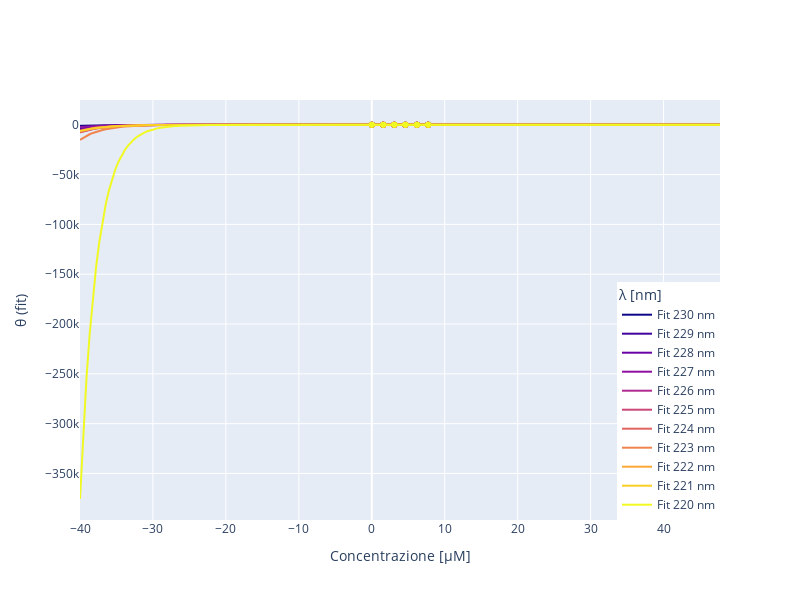

Notebook source saved alongside this figure:
### Code cell
fig = go.Figure()

C_plot = np.linspace(concentrazioni.min()-40, concentrazioni.max()+40, 200)

for idx, row in fit_df.iterrows():
    yN = spettro_ristretto.loc[0, row['λ']]
    yD = row['yD']
    A = row['A']
    Cmid = row['Cmid']
    θ_fit = sigmoid(C_plot, yN, yD, A, Cmid)
    # Fit line
    fig.add_trace(go.Scatter(
        x=C_plot,
        y=θ_fit,
        mode='lines',
        line=dict(color=colors[idx]),
        name=f"Fit {int(row['λ'])} nm"
    ))
    # Experimental points
    fig.add_trace(go.Scatter(
        x=spettro_ristretto['Concentrazione'],
        y=spettro_ristretto[row['λ']],
        mode='markers',
        marker=dict(color=colors[idx]),
        name=f"Exp {int(row['λ'])} nm",
        showlegend=False
    ))

fig.update_layout(
    xaxis_title='Concentrazione [μM]',
    yaxis_title='θ (fit)',
    legend_title='λ [nm]',
    height=600,
    width=800,
    legend=dict(
        x=1,
        y=0,
        xanchor='right',
        yanchor='bottom'
    )
)

fig.show()

### Figure 1 — Plotly figure (JSON) as saved in the notebook; plotly's stock layout.template omitted (floating-point values rounded to 4 significant figures; data arrays with more than 128 entries replaced by an {"elided": "..."} marker saying what was removed)
{"data": [{"line": {"color": "rgb(13, 8, 135)"}, "mode": "lines", "name": "Fit 230 nm", "type": "scatter", "x": {"elided": "200 float values"}, "y": {"elided": "200 float values"}}, {"marker": {"color": "rgb(13, 8, 135)"}, "mode": "markers", "name": "Exp 230 nm", "showlegend": false, "type": "scatter", "x": [0.0, 1.568, 3.085, 4.602, 6.188, 7.733], "y": [-0.00379, -0.001953, -0.0008888, -0.0005013, -0.000239, -0.0002368]}, {"line": {"color": "rgb(64, 3, 157)"}, "mode": "lines", "name": "Fit 229 nm", "type": "scatter", "x": {"elided": "200 float values"}, "y": {"elided": "200 float values"}}, {"marker": {"color": "rgb(64, 3, 157)"}, "mode": "markers", "name": "Exp 229 nm", "showlegend": false, "type": "scatter", "x": [0.0, 1.568, 3.085, 4.602, 6.188, 7.733], "y": [-0.004111, -0.001992, -0.0009168, -0.0004611, -0.0003008, -0.0002463]}, {"line": {"color": "rgb(105, 1, 166)"}, "mode": "lines", "name": "Fit 228 nm", "type": "scatter", "x": {"elided": "200 float values"}, "y": {"elided": "200 float values"}}, {"marker": {"color": "rgb(105, 1, 166)"}, "mode": "markers", "name": "Exp 228 nm", "showlegend": false, "type": "scatter", "x": [0.0, 1.568, 3.085, 4.602, 6.188, 7.733], "y": [-0.004333, -0.002071, -0.0009248, -0.0005523, -0.0003407, -0.0002288]}, {"line": {"color": "rgb(143, 16, 161)"}, "mode": "lines", "name": "Fit 227 nm", "type": "scatter", "x": {"elided": "200 float values"}, "y": {"elided": "200 float values"}}, {"marker": {"color": "rgb(143, 16, 161)"}, "mode": "markers", "name": "Exp 227 nm", "showlegend": false, "type": "scatter", "x": [0.0, 1.568, 3.085, 4.602, 6.188, 7.733], "y": [-0.004469, -0.002283, -0.001021, -0.0005872, -0.0003367, -0.0002671]}, {"line": {"color": "rgb(176, 42, 144)"}, "mode": "lines", "name": "Fit 226 nm", "type": "scatter", "x": {"elided": "200 float values"}, "y": {"elided": "200 float values"}}, {"marker": {"color": "rgb(176, 42, 144)"}, "mode": "markers", "name": "Exp 226 nm", "showlegend": false, "type": "scatter", "x": [0.0, 1.568, 3.085, 4.602, 6.188, 7.733], "y": [-0.004679, -0.002228, -0.001061, -0.000563, -0.0003547, -0.0002958]}, {"line": {"color": "rgb(203, 71, 120)"}, "mode": "lines", "name": "Fit 225 nm", "type": "scatter", "x": {"elided": "200 float values"}, "y": {"elided": "200 float values"}}, {"marker": {"color": "rgb(203, 71, 120)"}, "mode": "markers", "name": "Exp 225 nm", "showlegend": false, "type": "scatter", "x": [0.0, 1.568, 3.085, 4.602, 6.188, 7.733], "y": [-0.004963, -0.002331, -0.001121, -0.0006301, -0.0003268, -0.0002304]}, {"line": {"color": "rgb(224, 101, 97)"}, "mode": "lines", "name": "Fit 224 nm", "type": "scatter", "x": {"elided": "200 float values"}, "y": {"elided": "200 float values"}}, {"marker": {"color": "rgb(224, 101, 97)"}, "mode": "markers", "name": "Exp 224 nm", "showlegend": false, "type": "scatter", "x": [0.0, 1.568, 3.085, 4.602, 6.188, 7.733], "y": [-0.005247, -0.002457, -0.001213, -0.0006328, -0.0003507, -0.0002559]}, {"line": {"color": "rgb(241, 132, 76)"}, "mode": "lines", "name": "Fit 223 nm", "type": "scatter", "x": {"elided": "200 float values"}, "y": {"elided": "200 float values"}}, {"marker": {"color": "rgb(241, 132, 76)"}, "mode": "markers", "name": "Exp 223 nm", "showlegend": false, "type": "scatter", "x": [0.0, 1.568, 3.085, 4.602, 6.188, 7.733], "y": [-0.005654, -0.002575, -0.001213, -0.0006623, -0.0002988, -0.0002208]}, {"line": {"color": "rgb(251, 168, 54)"}, "mode": "lines", "name": "Fit 222 nm", "type": "scatter", "x": {"elided": "200 float values"}, "y": {"elided": "200 float values"}}, {"marker": {"color": "rgb(251, 168, 54)"}, "mode": "markers", "name": "Exp 222 nm", "showlegend": false, "type": "scatter", "x": [0.0, 1.568, 3.085, 4.602, 6.188, 7.733], "y": [-0.005778, -0.00274, -0.001305, -0.0006408, -0.0003587, -0.0002878]}, {"line": {"color": "rgb(252, 207, 37)"}, "mode": "lines", "name": "Fit 221 nm", "type": "scatter", "x": {"elided": "200 float values"}, "y": {"elided": "200 float values"}}, {"marker": {"color": "rgb(252, 207, 37)"}, "mode": "markers", "name": "Exp 221 nm", "showlegend": false, "type": "scatter", "x": [0.0, 1.568, 3.085, 4.602, 6.188, 7.733], "y": [-0.006531, -0.003055, -0.001485, -0.0006677, -0.0004365, -0.0002384]}, {"line": {"color": "rgb(240, 249, 33)"}, "mode": "lines", "name": "Fit 220 nm", "type": "scatter", "x": {"elided": "200 float values"}, "y": {"elided": "200 float values"}}, {"marker": {"color": "rgb(240, 249, 33)"}, "mode": "markers", "name": "Exp 220 nm", "showlegend": false, "type": "scatter", "x": [0.0, 1.568, 3.085, 4.602, 6.188, 7.733], "y": [-0.006827, -0.003244, -0.001421, -0.0006516, -0.0003946, -0.000291]}], "layout": {"height": 600, "legend": {"title": {"text": "λ [nm]"}, "x": 1, "xanchor": "right", "y": 0, "yanchor": "bottom"}, "width": 800, "xaxis": {"title": {"text": "Concentrazione [μM]"}}, "yaxis": {"title": {"text": "θ (fit)"}}}}
